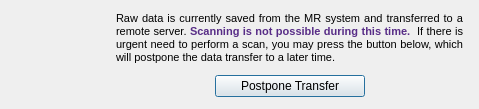
<?xml version="1.0" encoding="UTF-8"?>
<ui version="4.0">
 <class>rdsActivityWindow</class>
 <widget class="QDialog" name="rdsActivityWindow">
  <property name="geometry">
   <rect>
    <x>0</x>
    <y>0</y>
    <width>479</width>
    <height>109</height>
   </rect>
  </property>
  <property name="minimumSize">
   <size>
    <width>0</width>
    <height>0</height>
   </size>
  </property>
  <property name="maximumSize">
   <size>
    <width>5000</width>
    <height>5000</height>
   </size>
  </property>
  <property name="windowTitle">
   <string>Data Transfer In Progress...</string>
  </property>
  <layout class="QHBoxLayout" name="horizontalLayout">
   <property name="spacing">
    <number>6</number>
   </property>
   <property name="leftMargin">
    <number>12</number>
   </property>
   <property name="topMargin">
    <number>12</number>
   </property>
   <property name="rightMargin">
    <number>16</number>
   </property>
   <property name="bottomMargin">
    <number>12</number>
   </property>
   <item>
    <spacer name="horizontalSpacer_3">
     <property name="orientation">
      <enum>Qt::Horizontal</enum>
     </property>
     <property name="sizeHint" stdset="0">
      <size>
       <width>1</width>
       <height>20</height>
      </size>
     </property>
    </spacer>
   </item>
   <item>
    <widget class="QLabel" name="label_2">
     <property name="minimumSize">
      <size>
       <width>89</width>
       <height>80</height>
      </size>
     </property>
     <property name="maximumSize">
      <size>
       <width>89</width>
       <height>80</height>
      </size>
     </property>
     <property name="text">
      <string/>
     </property>
     <property name="pixmap">
      <pixmap resource="rds.qrc">:/images/yarralogosqr.png</pixmap>
     </property>
     <property name="scaledContents">
      <bool>true</bool>
     </property>
    </widget>
   </item>
   <item>
    <spacer name="horizontalSpacer_4">
     <property name="orientation">
      <enum>Qt::Horizontal</enum>
     </property>
     <property name="sizeHint" stdset="0">
      <size>
       <width>0</width>
       <height>20</height>
      </size>
     </property>
    </spacer>
   </item>
   <item>
    <layout class="QGridLayout" name="gridLayout">
     <item row="0" column="0" colspan="3">
      <widget class="QLabel" name="label">
       <property name="text">
        <string>&lt;!DOCTYPE HTML PUBLIC &quot;-//W3C//DTD HTML 4.0//EN&quot; &quot;http://www.w3.org/TR/REC-html40/strict.dtd&quot;&gt;
&lt;html&gt;&lt;head&gt;&lt;meta name=&quot;qrichtext&quot; content=&quot;1&quot; /&gt;&lt;style type=&quot;text/css&quot;&gt;
p, li { white-space: pre-wrap; }
&lt;/style&gt;&lt;/head&gt;&lt;body style=&quot; font-family:'MS Shell Dlg 2'; font-size:8.25pt; font-weight:400; font-style:normal;&quot;&gt;
&lt;p style=&quot; margin-top:0px; margin-bottom:0px; margin-left:0px; margin-right:0px; -qt-block-indent:0; text-indent:0px;&quot;&gt;Raw data is currently saved from the MR system and transferred to a remote server. &lt;/span&gt;&lt;span style=&quot; font-size:8pt; font-weight:600; color:#582D87;&quot;&gt;Scanning is not possible during this time.&lt;/span&gt;&lt;span style=&quot; font-size:8pt;&quot;&gt;  If there is urgent need to perform a scan, you may press the button below, which will postpone the data transfer to a later time.&lt;/span&gt;&lt;/p&gt;&lt;/body&gt;&lt;/html&gt;</string>
       </property>
       <property name="alignment">
        <set>Qt::AlignJustify|Qt::AlignTop</set>
       </property>
       <property name="wordWrap">
        <bool>true</bool>
       </property>
      </widget>
     </item>
     <item row="1" column="0">
      <spacer name="horizontalSpacer">
       <property name="orientation">
        <enum>Qt::Horizontal</enum>
       </property>
       <property name="sizeHint" stdset="0">
        <size>
         <width>93</width>
         <height>20</height>
        </size>
       </property>
      </spacer>
     </item>
     <item row="1" column="2">
      <spacer name="horizontalSpacer_2">
       <property name="orientation">
        <enum>Qt::Horizontal</enum>
       </property>
       <property name="sizeHint" stdset="0">
        <size>
         <width>92</width>
         <height>20</height>
        </size>
       </property>
      </spacer>
     </item>
     <item row="1" column="1">
      <widget class="QPushButton" name="postponeButton">
       <property name="minimumSize">
        <size>
         <width>150</width>
         <height>0</height>
        </size>
       </property>
       <property name="maximumSize">
        <size>
         <width>150</width>
         <height>16777215</height>
        </size>
       </property>
       <property name="text">
        <string>Postpone Transfer</string>
       </property>
      </widget>
     </item>
    </layout>
   </item>
  </layout>
 </widget>
 <resources>
  <include location="rds.qrc"/>
 </resources>
 <connections/>
</ui>
